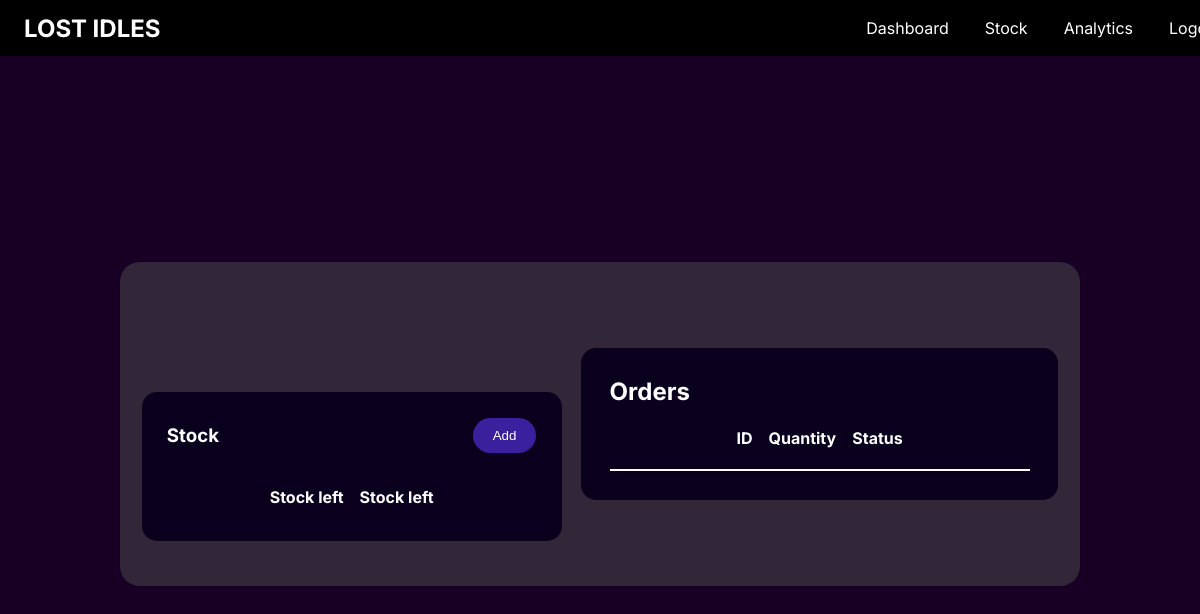
Before: /stock/8cf2eed7b81e4031b6321e8a48c2de23 with the older database file.
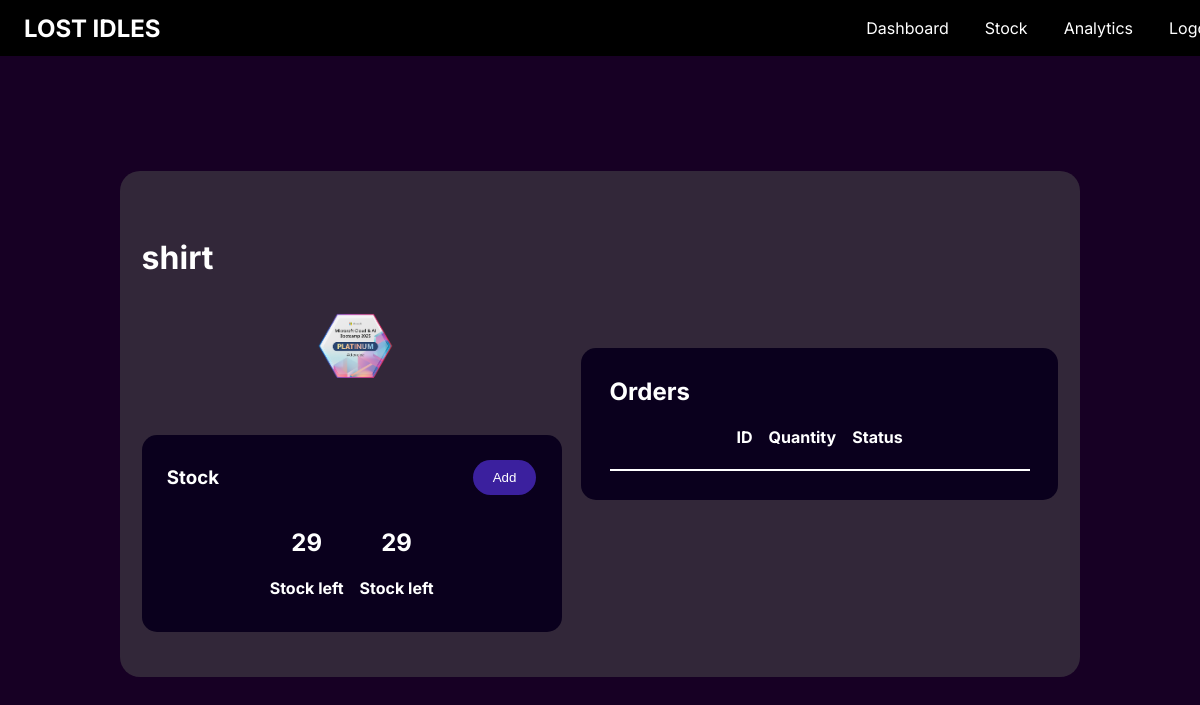
After: the same page with the newer database file.
### app.py (models this page shows, shortened)
class Stock(db.Model):
    __tablename__ = 'stock'
    stock_id = db.Column(db.String(50), primary_key=True)
    name = db.Column(db.String(50), nullable=False)
    category = db.Column(db.String(50), nullable=False)
    stock_level = db.Column(db.Integer, nullable=False)
    image = db.Column(db.String(120), nullable=True)
    order_items = db.relationship('OrderStock', back_populates='stock', cascade="all, delete-orphan")

### app.py (the view)
@app.route('/stock/<stock_id>')
def individual_stock(stock_id):
    stock = db.session.execute(db.select(Stock).filter_by(stock_id=stock_id)).scalar_one_or_none()
    return render_template('individual_stock.html', stock=stock)

### templates/individual_stock.html (shortened to what this page needs)
{% extends "boiler.html" %}
{% block head %}
    <link rel="stylesheet" href="{{ url_for('static', filename='styles/individual_stock.css') }}">
{% endblock %}
{% block content %}
    <main>
        <div class="container">
            <div id="left">
                <h1 style="text-align: left;" id="name">{{stock.name}}</h1>
                {% if stock.image == None %}
                    <img src="{{url_for('static', filename='/uploads/placeholder.svg')}}" alt="">
                {% else %}
                    <img src="{{url_for('static', filename='/uploads/' ~ stock.image)}}" alt="">
                {% endif %}
                <div id="stock-container">
                    <div id="header">
                        <h3>Stock</h3>
                        <div id="popup-container">
                            <button onclick="popup()" id="add">Add</button>
                        </div>
                    </div>
                    <div id="stock-info">
                        <div class="stock">
                            <h2>{{stock.stock_level}}</h2>
                            <h4>Stock left</h4>
                        </div>
                        <div class="stock">
                            <h2>{{stock.stock_level}}</h2>
                            <h4>Stock left</h4>
                        </div>
                    </div>
                </div>
            </div>
            <div id="order-container">
                <h2 style="margin: 0; text-align: left;">Orders</h2>
                <div id="labels">
                    <h4>ID</h4>
                    <h4>Quantity</h4>
                    <h4>Status</h4>
                </div>
            </div>
        </div>
    </main>
{% endblock %}

### templates/boiler.html (shortened to what this page needs)
<!DOCTYPE html>
<html lang="en">
<head>
    <link rel="stylesheet" href="{{url_for('static', filename='styles/global.css')}}">
    {% block head %}
    {% endblock %}
</head>
<body style="margin: 0;">
    {% block content %}
    {% endblock %}
</body>
</html>

### static/styles/global.css (style rules this page uses)
body { font-family: "Inter"; }
main { color: white; text-align: center; display: flex; align-items: center; justify-content: center; height: 100vh; margin: 0; }

### static/styles/individual_stock.css (style rules this page uses)
main { background-color: #170024; }
.container { display: flex; align-items: center; justify-content: center; background-color: rgba(78,78,78,0.5); border-radius: 20px; margin: 7% 5% 3% 5%; padding: 3% 0; width: 80vw; height: fit-content; }
#left, #order-container { display: flex; flex-direction: column; justify-content: center; width: 35vw; margin: 1%; text-align: center; }
#order-container, #stock-container { background: #0A001D; border-radius: 15px; }
#header, #stock-info, #labels { display: flex; flex-direction: row; align-items: center; justify-content: center; gap: 1em; }
#header { justify-content: space-between; }
#stock-container { padding: 3% 6%; height: fit-content; }
#add { background-color: #3B209E; }
button { position: relative; text-align: center; padding: 10px 20px; border-radius: 20px; border: none; color: white; transition: 0.3s; z-index: 5; cursor: pointer; width: auto; }
#labels { border-bottom: 2px solid white; }
#order-container { padding: 3%; }
img { align-self: center; width: 40%; margin-bottom: 10%; }
#popup-container { position: relative; width: max-content; }

Changed rows visible on the page:
added Stock: name "shirt", image (picture), stock_level "29"
